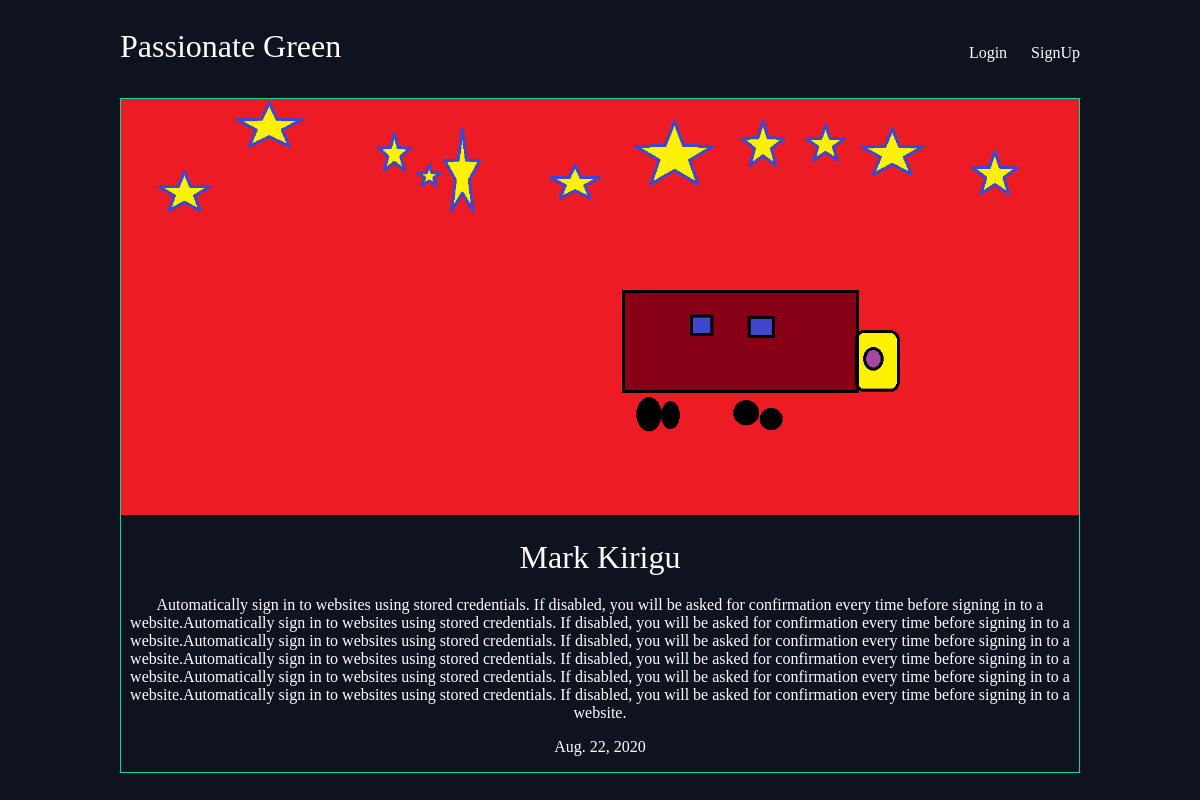
The app's page /articles/mark-kirigu with its own data.
### articles/models.py (models this page shows, shortened)
class Article(models.Model):
	title = models.CharField(max_length=100)
	slug = models.SlugField(null=False,unique=True)
	body = models.TextField()
	date = models.DateField(auto_now_add=True)
	thumb = models.ImageField(default='default.jpg',blank=True)
	author = models.ForeignKey(User,default=None,on_delete=models.CASCADE)

### articles/views.py (the view)
# urls.py: path('<slug:slug>', views.article_detail, name='detail'),
def article_detail(request,slug):
	article = Article.objects.get(slug=slug)
	return render(request,'articles/article_detail.html',{'article':article})

### articles/templates/articles/article_detail.html
{% extends 'base.html' %}
{% block content %}
	<div class=article-detail>
		<div class='article'>
			<img src="{{ article.thumb.url }}">
			<h2>{{ article.title }}</h2>
			<p>{{ article.body }}</p>
			<p>{{ article.date }}</p>
		</div>
	</div>
{% endblock %}

### assets/style.css (style rules this page uses)
body { background-color: #0f121f; background-image: ; background-repeat-y:no-repeat; color: #fff; }
h1,h2,h3,h4,h5 { font-weight: normal; margin:0; }
body { background-color: #0f121f; background-repeat-y:no-repeat; color: #fff; }
.article { padding:10px; border:1px solid #00dba0; position:relative; padding-bottom:40px; }
.article h2 { font-size:1.9em; }
.article-detail .article { padding: 0; }
.article-detail .article img { max-width: 100%; }
.article-detail .article h2 { text-align:center; margin:20px auto; font-size:2em; }
.article-detail .article p { text-align:center; }

### records on screen
Article: thumb (picture), title "Mark Kirigu", body "Automatically sign in to websites using stored credentials. If disabled, you will be asked for confirmation every time before signing in to a website.Automatically sign in to websites using stored credentials. If disabled, you will be asked for confirmation every time before signing in to a website.Automatically sign in to websites using stored credentials. If disabled, you will be asked for confirmation every time before signing in to a website.Automatically sign in to websites using stored credentials. If disabled, you will be asked for confirmation every time before signing in to a website.Automatically sign in to websites using stored credentials. If disabled, you will be asked for…", date "Aug. 22, 2020"
